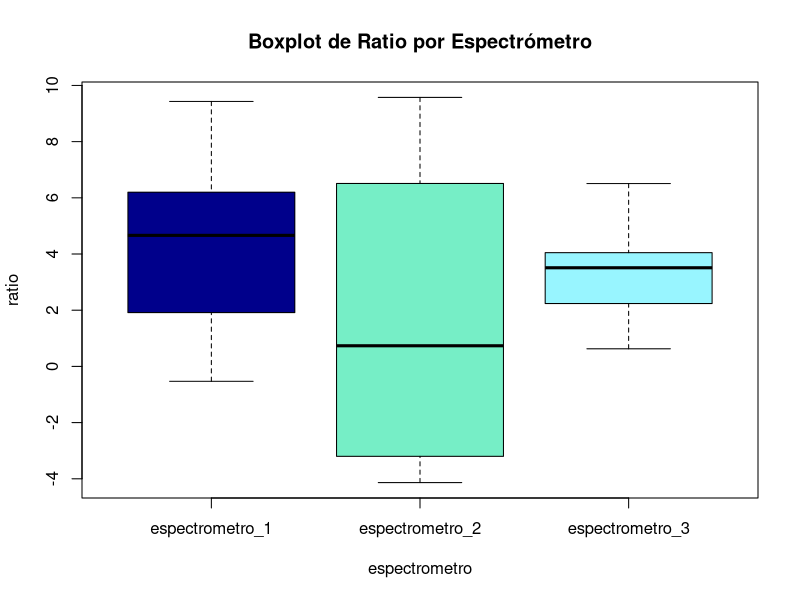
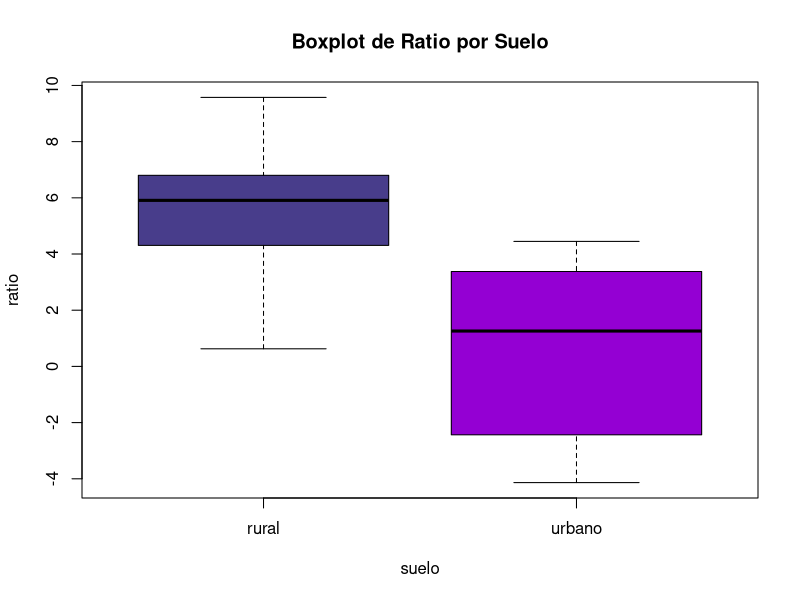
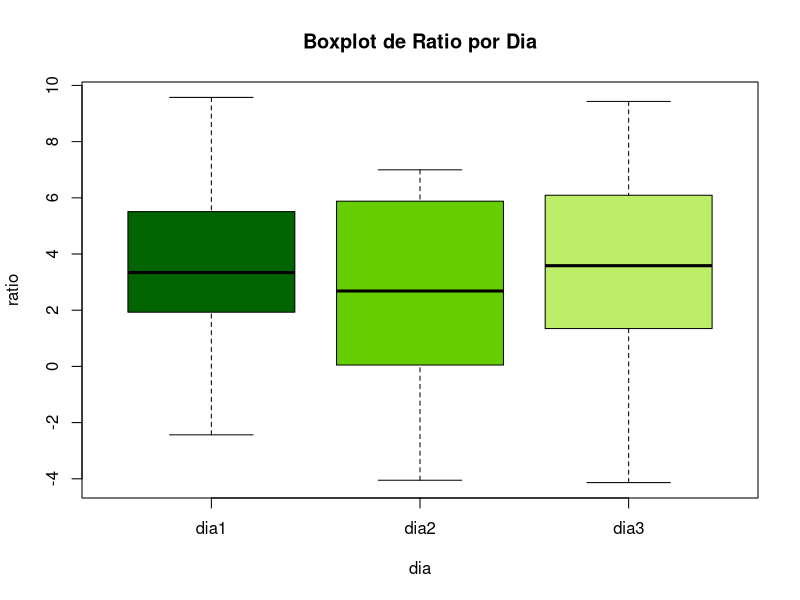

These charts were generated, in order, by the following R code:
## ---- chunk 1
# Seteamos el directorio de trabajo
setwd("D:/Antiguos estudios/MASTER2/Sem3/Diseño/PAC6/PAC6")

# Importamos los datos
data <- read.csv("dades_problema1_pec6.csv", dec = ",", header = TRUE, sep = ";")

# Marcamos los factores
data$espectrometro <- as.factor(data$espectrometro)
data$suelo <- as.factor(data$suelo)
data$dia <- factor(data$dia, levels = c(1, 2, 3), labels = c("dia1", "dia2", "dia3"))
## ---- chunk 2
# Primero examinamos la variable ratio
summary(data$ratio)

# Box plot de ratio por espectrometro
boxplot(ratio ~ espectrometro, data = data, col = c("blue4", "aquamarine2", "cadetblue1"), main = "Boxplot de Ratio por Espectrómetro")

# Box plot de ratio por suelo
boxplot(ratio ~ suelo, data = data, col = c("darkslateblue", "darkviolet"), main = "Boxplot de Ratio por Suelo")

# Box plot de ratio por dia
boxplot(ratio ~ dia, data = data, col = c("darkgreen", "chartreuse3", "darkolivegreen2"), main = "Boxplot de Ratio por Dia")
## ---- chunk 3
# Definimos el modelo
library(lme4)
library(car)

modelo <- lmer(ratio ~ suelo + espectrometro + suelo:espectrometro + (1 | dia:suelo:espectrometro), data = data)

# Testamos las hipótesis

anova_modelo <- Anova(modelo, type = "III", test = "Chisq")
print(anova_modelo)
## ---- chunk 4
# install.packages("emmeans")
library(emmeans)
library(knitr)

# Realizamos las comparaciones múltiples
emmeans_result <- emmeans(modelo, pairwise ~ suelo:espectrometro)

# Ajustamos p-valores usando la corrección de Bonferroni
adjusted_emmeans <- summary(emmeans_result, infer = c(TRUE, TRUE), adjust = "bonferroni")

# Imprimimos los valores ajustados
print(adjusted_emmeans)
## ---- chunk 5
# Extraemos los contrastes y p-valores
contrast_df <- as.data.frame(adjusted_emmeans$contrasts)

# Filtramos por p-valores < 0.05
significant_contrasts <- contrast_df[contrast_df$p.value < 0.05, c("contrast", "p.value")]


# Formateamos la tabla para imprimir
formatted_table <- data.frame(
  Contrast = significant_contrasts$contrast,
  P_Value = sprintf("%.4f", significant_contrasts$p.value)
)

# Imprimimos la tabla
kable(formatted_table, col.names = c("Contraste", "P-Valor"))
